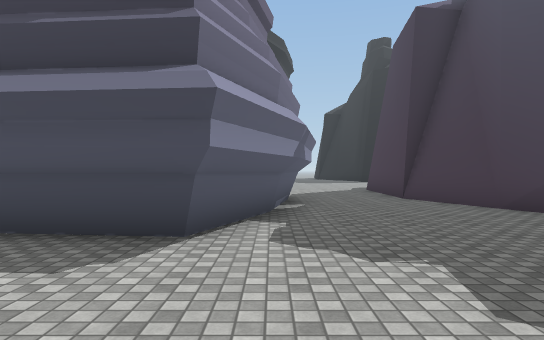
[1] (above)

24 first-person views from a walk through a Unity game level. The camera is 1.4 m above the floor, looks level and sees 75° across. The floor is counted in squares, 2 m on a side. Each view is taken from the middle of a square. On the plan, view 1 faces up. The plan holds only what a view shows up to about 11 squares ahead; the rest is blank. The place goes on beyond the plan. Some surface patterns are stand-ins.

[2]
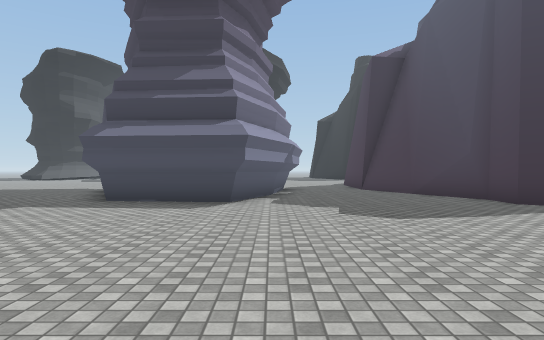

[3]
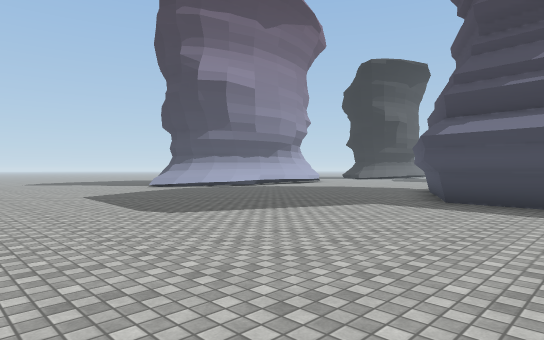

[4]
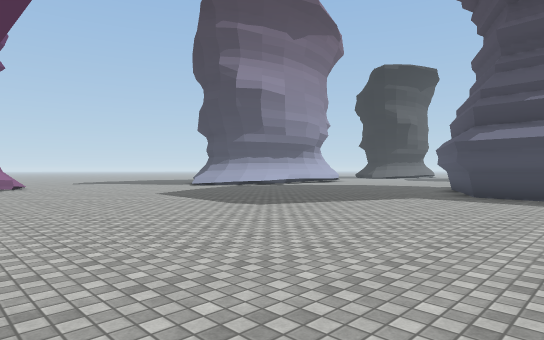

[5]
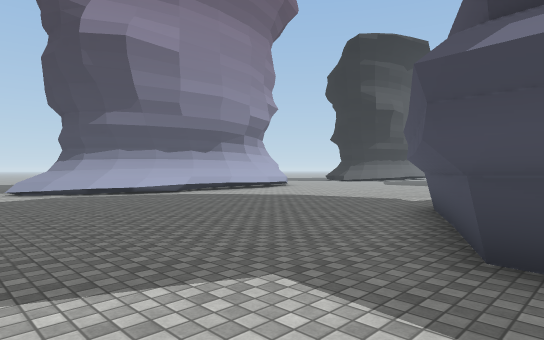

[6]
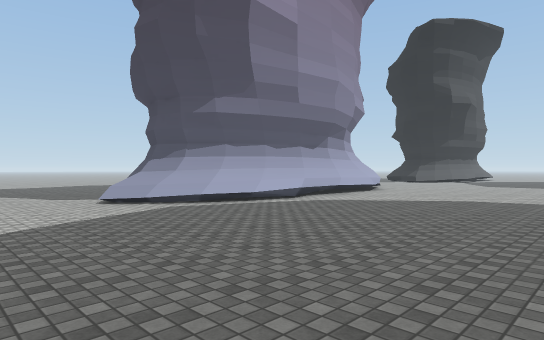

[7]
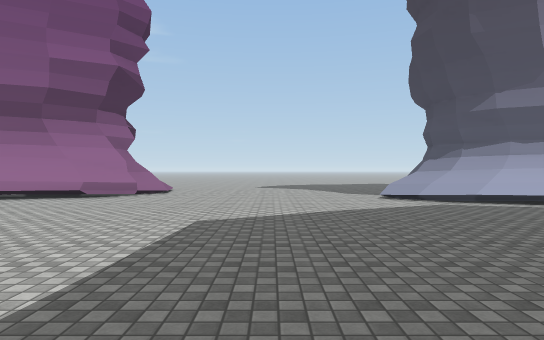

[8]
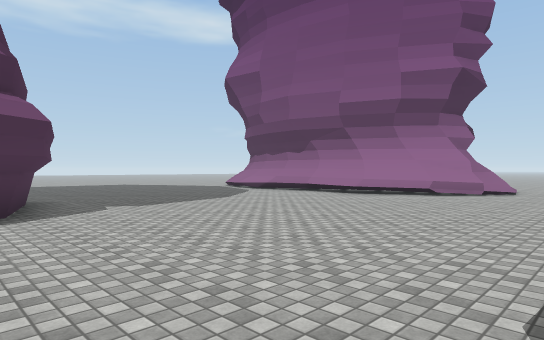

[9]
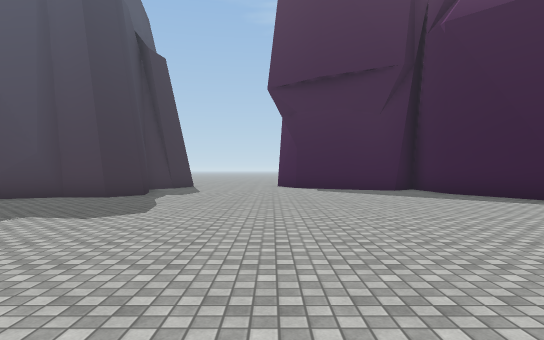

[10]
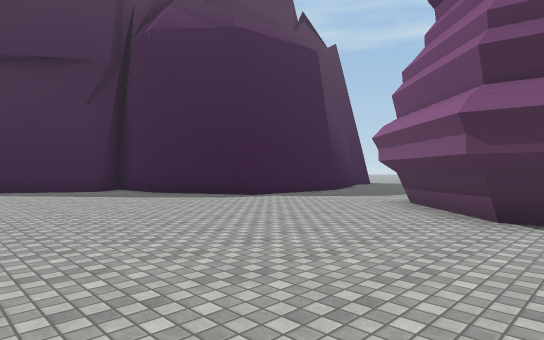

[11]
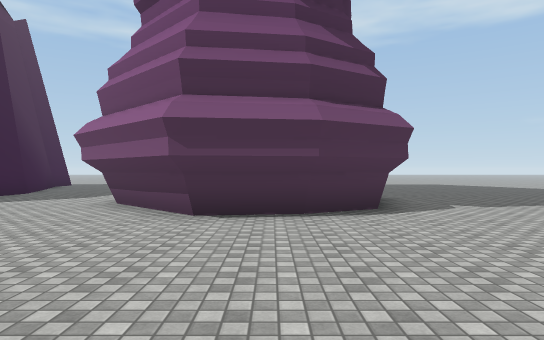

[12]
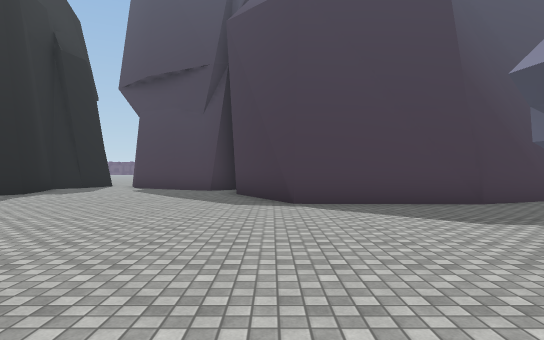

[13]
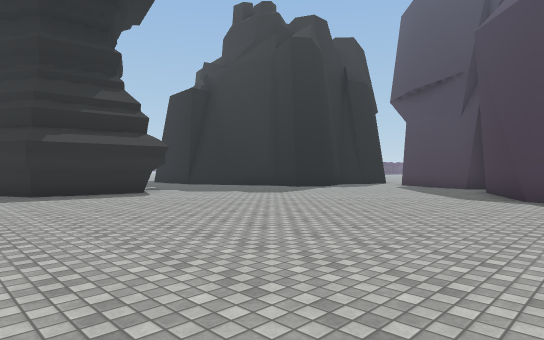

[14]
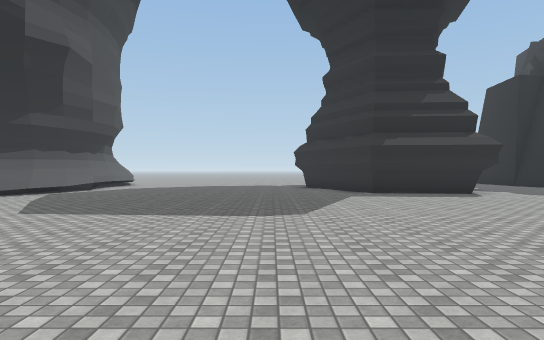

[15]
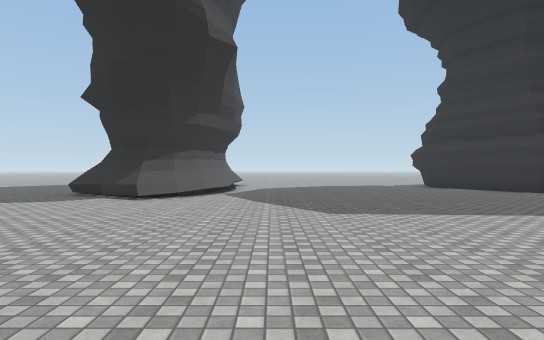

[16]
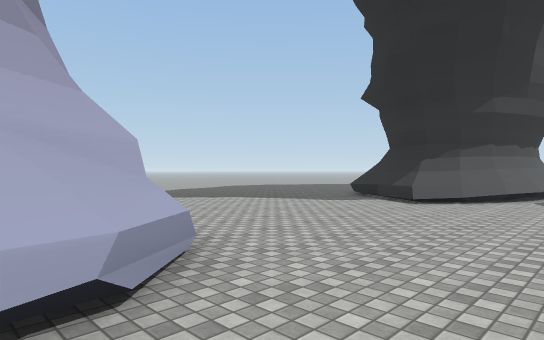

[17]
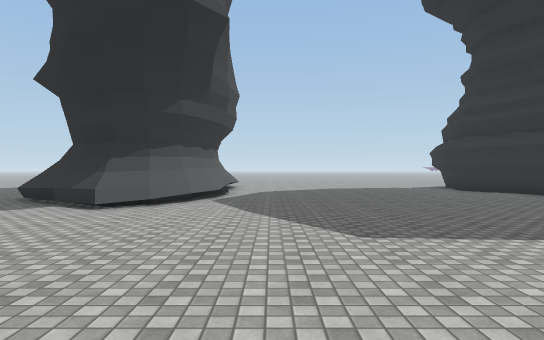

[18]
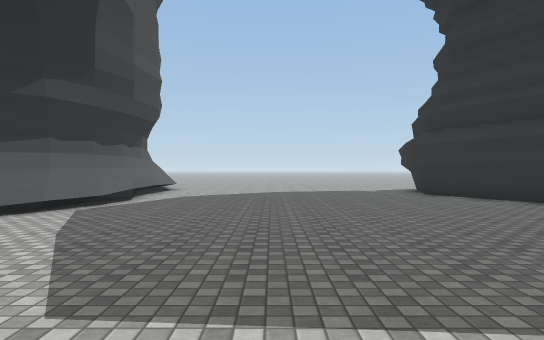

[19]
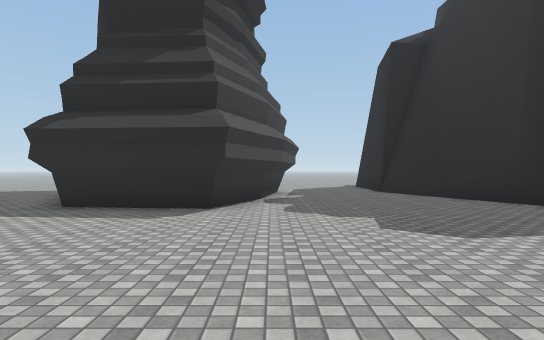

[20]
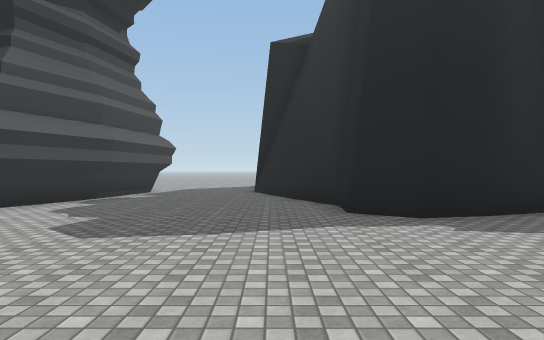

[21]
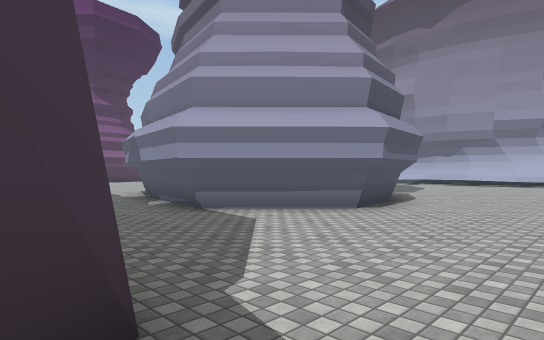

[22]
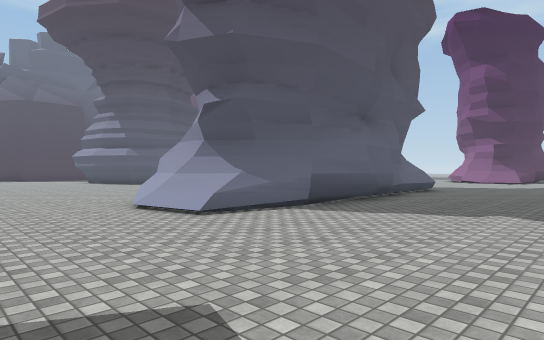

[23]
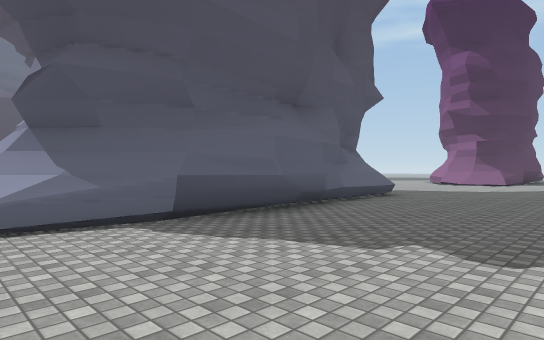

[24]
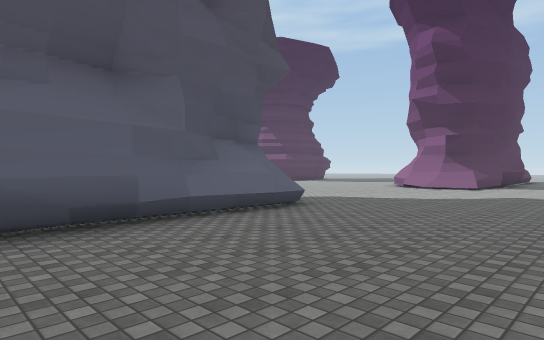

### Floor plan
Key: @ floor where view 1 was taken; # wall or solid block; . floor; / step, stairs or slope; = window, fence, low wall or low ledge; ^ raised ledge.
Columns run from 22 left of view 1 to 7 right of it. Each row starts with its distance up from view 1.
 26         #........#    #...#
 25         #........#    #...##
 24         #........#    #....#
 23         #........##  ##....##
 22    .^  ##.........####......#
 21    ..###/..........###......##
 20    ...=//.....................
 19   ............................
 18  .............................
 17 ..............................
 16  .............................
 15 ..............................
 14 ......==....................#
 13 .....^##^.................###
 12 .....####.................#
 11 .....#    ................#
 10 ....##    .......  ###....#
  9  ...##   #.......    ##...#
  8 .....#   #.......     #...#
  7 .....#  ##.......#    #...##
  6 .....#  #/.......##   #....#
  5  ....####/........#  ##....#
  4  ....^##/.........####.....##
  3  ......=/...................##
  2  .............................
  1  .............................
  0  .....................@.......
 -1   ............................
 -2   ............................
 -3     ./........................
 -4      #=.......................
 -5      ##=......................
 -6       ##..........##.........#
 -7        #^.......#####......###
 -8          .......#   ##....##
 -9           ......#     ....#
-10            .....#     ....#
-11            .....       ...#
-12            .....       ...#
-13               ..

Where each view was taken, in squares from view 1:
view 1: 0 up, 0 right, facing up
view 2: 4 down, 0 right, facing up
view 3: 4 down, 1 left, facing up-left
view 4: 6 down, 1 left, facing up-left
view 5: 1 up, 3 left, facing up-left
view 6: 0 up, 7 left, facing up-left
view 7: 0 up, 6 left, facing left
view 8: 1 down, 5 left, facing down-left
view 9: 1 down, 4 left, facing right
view 10: 1 down, 4 left, facing down-right
view 11: 1 down, 4 left, facing down
view 12: 13 up, 4 left, facing right
view 13: 11 up, 6 left, facing up-right
view 14: 11 up, 7 left, facing up
view 15: 11 up, 12 left, facing up
view 16: 12 up, 12 left, facing up-left
view 17: 13 up, 12 left, facing up
view 18: 15 up, 10 left, facing up
view 19: 15 up, 0 right, facing up
view 20: 15 up, 4 right, facing up
view 21: 14 up, 4 right, facing down-left
view 22: 17 up, 22 left, facing down-right
view 23: 14 up, 22 left, facing down-right
view 24: 10 up, 22 left, facing down-right
